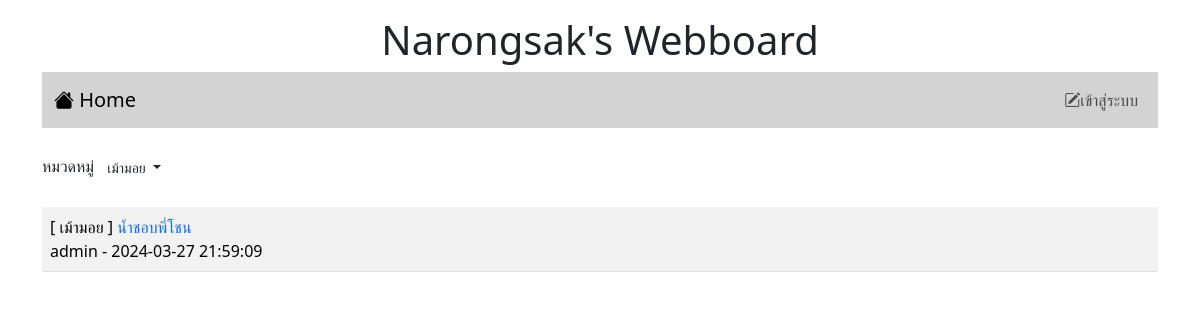
Page /Index.php?id=5 on the committed database.
### tables this page shows
CREATE TABLE `category` (
  `id` int(11) NOT NULL,
  `name` varchar(32) NOT NULL
);

CREATE TABLE `post` (
  `id` int(11) NOT NULL,
  `title` varchar(128) NOT NULL,
  `content` varchar(2048) NOT NULL,
  `post_date` datetime NOT NULL,
  `cat_id` int(11) NOT NULL,
  `user_id` int(11) NOT NULL
);

CREATE TABLE `user` (
  `id` int(11) NOT NULL,
  `login` varchar(32) NOT NULL,
  `password` varchar(64) NOT NULL,
  `name` varchar(64) NOT NULL,
  `gender` char(1) NOT NULL,
  `email` varchar(32) NOT NULL,
  `role` char(1) NOT NULL
);

### index.php (the view, shortened to what this page needs)
<!DOCTYPE html>
<html lang="en">
<head>
    <link href="https://cdn.jsdelivr.net/npm/bootstrap@5.3.2/dist/css/bootstrap.min.css" rel="stylesheet">
    <link rel="stylesheet" href="https://cdn.jsdelivr.net/npm/bootstrap-icons@1.11.3/font/bootstrap-icons.min.css">
</head>
<body>
    <div class="container-lg">
        <h1 style="text-align: center;" class="mt-3">Narongsak's Webboard</h1>
        <?php include "nav.php" ?>
        <div class="mt-4 d-flex justify-content-between">
            <div>
                <lable>หมวดหมู่</lable>
                <span class="dropdown">
                    <?php
                    $conn = new PDO("mysql:host=localhost;dbname=webboard;charset=utf8", "root", "");
                    ?>
                    <button class="btn btn-white-50 btn-sm dropdown-toggle" type="button" data-bs-toggle="dropdown" aria-expanded="false">
                        <?php
                        if (isset($_GET['id'])) {
                            $sql = "SELECT name FROM category WHERE id=$_GET[id]";
                            foreach ($conn->query($sql) as $row)
                                echo "$row[name]";
                        } else {
                            echo "--ทั้งหมด--";
                        }
                        ?>
                    </button>
                        <?php
                        $sql = "SELECT * FROM category";
                        ?>
                </span>
            </div>
        </div>
        <table class="table table-striped mt-4 ">
            <?php
            $conn = new PDO("mysql:host=localhost;dbname=webboard;charset=utf8", "root", "");
            if (isset($_GET['id'])) {
                $sql = "SELECT t3.name,t1.title,t1.id,t2.login,t1.post_date,t2.id as 'user_id' FROM post as t1
            INNER JOIN user as t2 ON (t1.user_id=t2.id)
            INNER JOIN category as t3 ON (t1.cat_id=t3.id)
            WHERE t1.cat_id=$_GET[id]
            ORDER BY t1.post_date DESC";
            } else {
                $sql = "SELECT t3.name,t1.title,t1.id,t2.login,t1.post_date,t2.id as 'user_id' FROM post as t1
            INNER JOIN user as t2 ON (t1.user_id=t2.id)
            INNER JOIN category as t3 ON (t1.cat_id=t3.id)
            ORDER BY t1.post_date DESC";
            }
            $result = $conn->query($sql);
            while ($row = $result->fetch()) {
                echo "<tr><td class='d-flex'>
            <div class='flex-grow-1'>[ $row[0] ]<a href=post.php?id=$row[2]
            style=text-decoration:none> $row[1]</a><br>$row[3] - $row[4]</div>";
            }
            ?>
        </table>
    </div>
</body>
</html>

### rows in the picture
category: name "เม้ามอย"
post: category.name "เม้ามอย", title "น้ำชอบพี่โชน", user.login "admin", post_date "2024-03-27 21:59:09"
